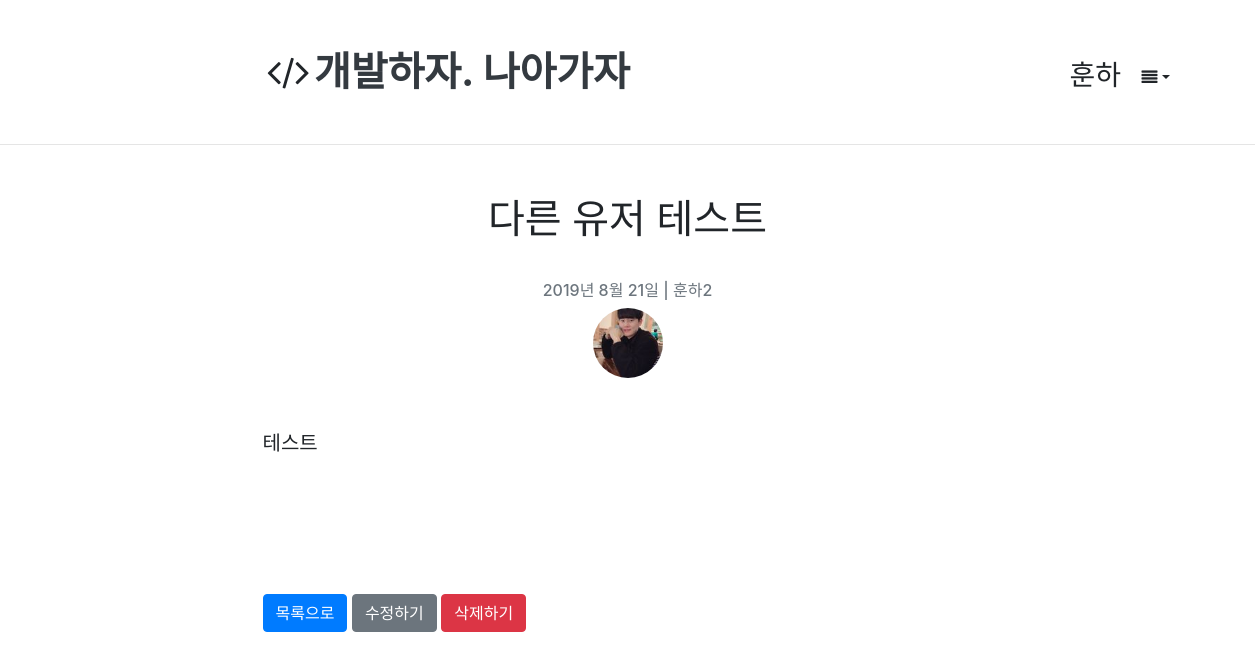
The app's page /blog/46/ (signed in) with its own data.
### account/models.py (models this page shows, shortened)
class Account(AbstractBaseUser, PermissionsMixin):
    email = models.EmailField(
        verbose_name=('email address'),
        max_length=255,
        unique=True,
    )
    username = models.CharField(('username'), max_length=30,
                                help_text=('Requierd. 30 characters or fewer. Letters, digits'
                                           ' and ./+/-/_ only'),
                                validators=[  # 정규식을 통한 특수문자 제외
                                    validators.RegexValidator(r'^[\w.+-]+$', ('Enter a valid username.'), 'invalid')
                                ])
    is_staff = models.BooleanField(('staff status'), default=False,
                                   help_text='Designates whether the user can log into this admin site')
    is_active = models.BooleanField(('active'), default=True,
                                    help_text='Designates whether this user should be treated as '
                                              'active. Unselect this instead of deleting accounts.')
    date_joined = models.DateTimeField(('date joined'), default=timezone.now)
    thumbnail = ProcessedImageField(blank=True, upload_to="profile" , null=True, processors=[ResizeToFill(100,100)],
                                    format='JPEG', options={'quality': 80})
    created_at = models.DateTimeField(auto_now_add=True)
    updated_at = models.DateTimeField(auto_now=True)
    object = AccountManager()
    USERNAME_FIELD = 'email'
    REQUIRED_FIELDS = ['username']
    class Meta:
        verbose_name = ('user')
        verbose_name_plural = ('users')
        swappable = 'AUTH_USER_MODEL'

### blog/models.py (models this page shows, shortened)
class Post(models.Model):
    author = models.ForeignKey(Account , on_delete=models.CASCADE)
    title = models.CharField(max_length=100, verbose_name = 'Title' , help_text = 'Please enter a posting title')
    text = models.TextField(verbose_name='Contents')
    photo = ProcessedImageField(blank=True, upload_to = 'blog/post/%Y' ,processors = [Thumbnail(300,300)],format='JPEG' ,options={'quality': 60})
    created_date= models.DateTimeField(default =timezone.now)
    published_date = models.DateTimeField(blank=True , null=True)
    tags = models.CharField(max_length=100, blank=True)
    class Meta:
        ordering = ['-id']

### blog/views.py (the view)
# urls.py: path('<int:pk>/',views.post_detail, name='post_detail'),
def post_detail(request, pk):
    post = get_object_or_404(Post, pk=pk)
    return render(request, 'blog/post_detail.html', {'post': post})

### blog/templates/blog/post_detail.html (shortened to what this page needs)
{% extends "blog/layout.html" %}
{% load static %}
{% block content %}
    <div class="container">
        <div class="row">
            <div class="col-md-2"></div>
            <div class="col-md-8">
                <div class="post">
                <div class="post-header" style="padding-bottom: 50px;">
                    <h1 style="text-align: center; padding-bottom: 30px;">{{ post.title }}</h1>
                    <div class="post-meta" style="text-align: center">
                        <h6 class="text-muted">  {{ post.published_date |date:"Y년 M d일" }} | {{ post.author.username }}</h6>
                        <img src="{{ post.author.thumbnail.url }}" alt="" style=" width: 70px; border-radius: 50%">
                    </div>
                </div>
                <div class="content-markdown" id="editSection">
                    <div class="content" style="font-size:20px;">{{ post.text }}</div>
                </div>
                    {% load disqus_tags %}
                <br>
                <a href="{% url 'post_list' %}" class="btn btn-primary">목록으로</a>
                {% if request.user.is_staff %}
                    <a href="{% url "post_edit" post.pk %}" class="btn btn-secondary">수정하기</a>
                    <a href="{% url 'post_remove' post.pk %}" class="btn btn-danger">삭제하기</a>
                {% endif %}
                <br>
            </div>
        </div>
    </div>
{% endblock %}

### templates/layout.html (shortened to what this page needs)
<!DOCTYPE html>
<html lang="ko">
<head>
    <link rel="stylesheet" href="https://stackpath.bootstrapcdn.com/bootstrap/4.3.1/css/bootstrap.min.css"
/>
    <link rel="stylesheet" href="//stackpath.bootstrapcdn.com/font-awesome/4.7.0/css/font-awesome.min.css"/>
    <link rel="stylesheet" href="https://uicdn.toast.com/tui-editor/latest/tui-editor.css">
    <link rel="stylesheet" href="https://uicdn.toast.com/tui-editor/latest/tui-editor-contents.css">
    <link rel="stylesheet" href="https://cdnjs.cloudflare.com/ajax/libs/codemirror/5.33.0/codemirror.css">
    <link rel="stylesheet" href="https://cdnjs.cloudflare.com/ajax/libs/highlight.js/9.12.0/styles/github.min.css">
</head>
<body>
<header class="site-header">
    <div class="container">
        <div class="row">
        <div class="col-md-2"></div>
    <div class="col-md-10">
        <br>
        <br>
        <h3 class="float-right">
            <div class="page-header" style="margin-top: 10px">
                {% if user.is_staff %}
                    {{ user.username }}
                {% endif %}
                <button class="btn dropdown-toggle" data-toggle="dropdown" id="dropdownmenu" role="button" aria-haspopup="true"
                   aria-expanded="false"><i class="fa fa-align-justify"></i></button>
            </div>
        </h3>
        <h1 class="blog-title" style="text-align: left"><i class="fa fa-fw fa-code"></i><a class="text-dark"
                                                                                           href="{% url 'post_list' %}"><b>개발하자.
            나아가자</b></a>
        </h1>
        <br>
    </div>
        </div>
    </div>
</header>
<hr style="margin-bottom: 50px">
{% block content %}
{% endblock %}
</body>
</html>

### templates/layout.html (style rules this page uses)
html { position: relative; min-height: 100%; }
body { margin-bottom: 60px; min-height: 100%; }

### records on screen
Account: username "훈하"
Post: title "다른 유저 테스트", published_date "2019년 8월 21일", author.username "훈하2", author.thumbnail (picture), text "테스트"
